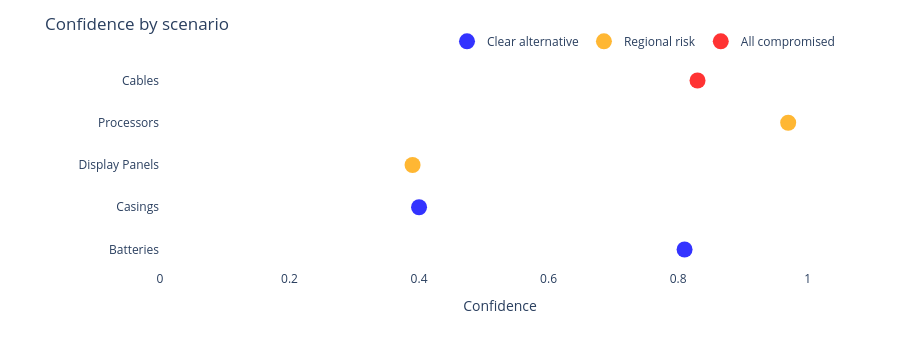

Here is the notebook cell this chart was saved with:
### Markdown cell above
## 9. Confidence across scenarios

Each scenario as a point, showing confidence and the supplier chosen.

### Code cell
colors = {"clear_alternative": "blue", "regional_risk": "orange", "all_compromised": "red"}

fig2 = go.Figure()
for band, color in colors.items():
    subset = results_df[results_df["band"] == band]
    if subset.empty:
        continue
    fig2.add_trace(go.Scatter(
        x=subset["confidence"],
        y=subset["component"],
        mode="markers",
        name=band_labels.get(band, band),
        marker=dict(color=color, size=16, opacity=0.8),
        text=subset["chosen"] + "<br>Confidence: " + subset["confidence"].astype(str),
        hoverinfo="text+x",
    ))

fig2.update_layout(
    title="Confidence by scenario",
    xaxis_title="Confidence",
    xaxis=dict(range=[0, 1.05]),
    yaxis_title="",
    plot_bgcolor="white",
    paper_bgcolor="white",
    font=dict(size=12),
    margin=dict(t=60, l=160, r=60),
    height=350,
    legend=dict(orientation="h", yanchor="bottom", y=1.02, xanchor="right", x=1),
)
fig2.show()

### Figure 1 — Plotly figure (JSON) as saved in the notebook; plotly's stock layout.template omitted (floating-point values rounded to 4 significant figures)
{"data": [{"hoverinfo": "text+x", "marker": {"color": "blue", "opacity": 0.8, "size": 16}, "mode": "markers", "name": "Clear alternative", "text": ["EnergyPack USA<br>Confidence: 0.81", "FrameWorks Poland<br>Confidence: 0.4"], "type": "scatter", "x": [0.81, 0.4], "y": ["Batteries", "Casings"]}, {"hoverinfo": "text+x", "marker": {"color": "orange", "opacity": 0.8, "size": 16}, "mode": "markers", "name": "Regional risk", "text": ["VisionParts Europe<br>Confidence: 0.39", "SiliconWave USA<br>Confidence: 0.97"], "type": "scatter", "x": [0.39, 0.97], "y": ["Display Panels", "Processors"]}, {"hoverinfo": "text+x", "marker": {"color": "red", "opacity": 0.8, "size": 16}, "mode": "markers", "name": "All compromised", "text": ["CableCo USA<br>Confidence: 0.83"], "type": "scatter", "x": [0.83], "y": ["Cables"]}], "layout": {"font": {"size": 12}, "height": 350, "legend": {"orientation": "h", "x": 1, "xanchor": "right", "y": 1.02, "yanchor": "bottom"}, "margin": {"l": 160, "r": 60, "t": 60}, "paper_bgcolor": "white", "plot_bgcolor": "white", "title": {"text": "Confidence by scenario"}, "xaxis": {"range": [0, 1.05], "title": {"text": "Confidence"}}, "yaxis": {"title": {"text": ""}}}}
